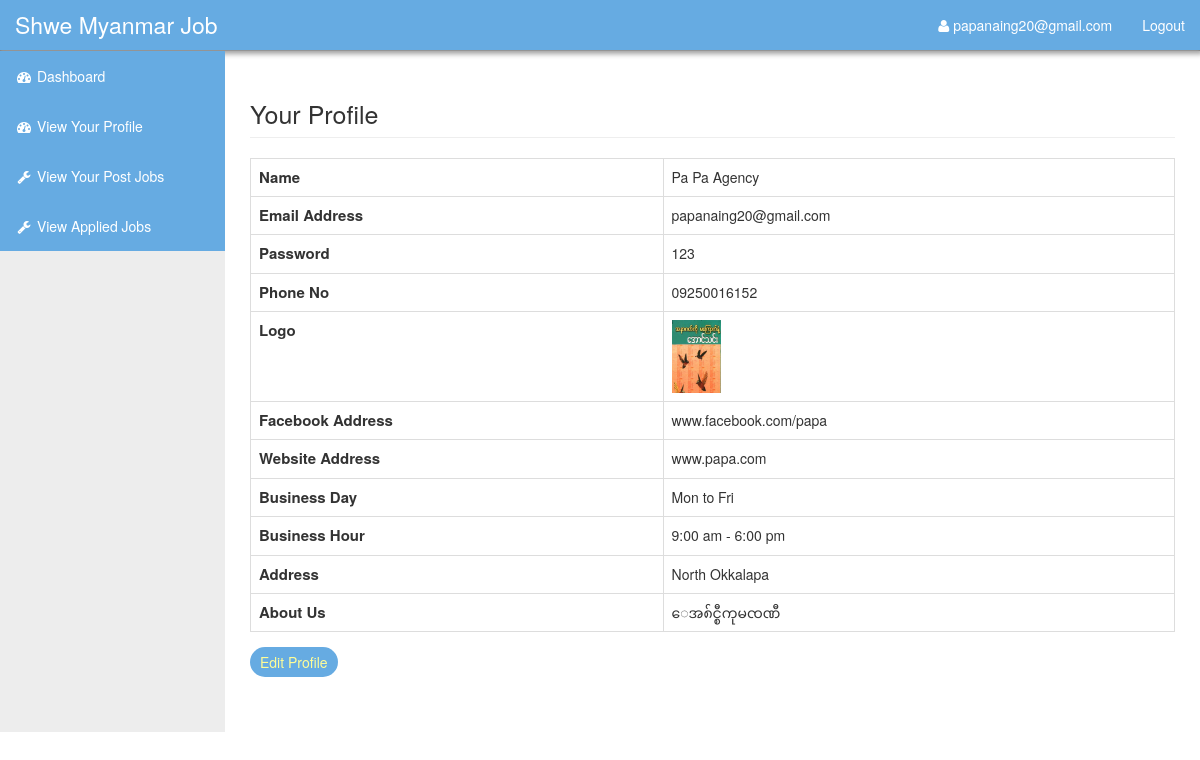
The page /admin/profile.php (signed in) on the database its author committed.
### tables this page shows
CREATE TABLE `agency_info` (
  `agency_id` int(11) NOT NULL,
  `agency_name` varchar(50) NOT NULL,
  `agency_email` varchar(50) NOT NULL,
  `agency_password` varchar(30) NOT NULL,
  `agency_phone` varchar(50) NOT NULL,
  `agency_logo` varchar(50) NOT NULL,
  `agency_facebook_address` varchar(200) NOT NULL,
  `agency_website_address` varchar(100) NOT NULL,
  `agency_business_day` varchar(50) NOT NULL,
  `agency_business_hour` varchar(50) NOT NULL,
  `agency_address` varchar(500) NOT NULL,
  `agency_about` varchar(2000) NOT NULL
);

### admin/profile.php (the view, shortened to what this page needs)
<?php
    if(!isset($_SESSION['emailss'])){
        echo "<div id='login_check'>";
        echo 'Please Sign In';
        echo "<br>";
        echo "<a href='../index.php'>Click to Sign In</a>";
        echo "</div>";
    }
    else {
        $now = time();
        if($now > $_SESSION['expire']){
            session_destroy();
            echo "<div id='login_check'>";
            echo "Your session has expired for 24 hours ";
            echo "<br>";
            echo "<a href='../index.php'>click here to login</a>";
            echo "</div>";
        }
        else{
?>
<?php
   $email = $_SESSION['emailss'];
   $query = "SELECT * FROM agency_info WHERE agency_email='$email'";
   $result = mysql_query($query);
   $row=mysql_fetch_object($result);
   $rid=$row->agency_id;
   $rname=$row->agency_name;
   $remail=$row->agency_email;
   $rpassword=$row->agency_password;
   $rphone=$row->agency_phone;
   $rlogo=$row->agency_logo;
   $rfacebook=$row->agency_facebook_address;
   $rwebsite=$row->agency_website_address;
   $rday=$row->agency_business_day;
   $rhour=$row->agency_business_hour;
   $raddress=$row->agency_address;
   $rabout=$row->agency_about;
?>
<?php include 'includes/admin_header.php';?>
    <div id="wrapper">
        <?php include 'includes/admin_navigation.php'; ?>
        <div id="page-wrapper">
            <div class="container-fluid">
                <div class="row">
                    <div class="col-lg-12">
                        <h1 class="page-header">
                            Your Profile
                        </h1>
                        <table class="table table-bordered table-hover">
                                <tr>
                                    <th>Name</th>
                                    <td><?php echo $rname; ?></td>
                               </tr>
                               <tr>
                                    <th>Email Address</th>
                                    <td><?php echo $remail; ?></td>
                               </tr>
                               <tr>
                                    <th>Password</th>
                                    <td><?php echo $rpassword; ?></td>
                               </tr>
                               <tr>
                                    <th>Phone No</th>
                                    <td><?php echo $rphone; ?></td>
                               </tr>
                               <tr>
                                    <th>Logo</th>
                                    <td><img src="../image/<?php echo $rlogo; ?>"></td>
                               </tr>
                               <tr>
                                    <th>Facebook Address</th>
                                    <td><?php echo $rfacebook; ?></td>
                               </tr>
                               <tr>
                                    <th>Website Address</th>
                                    <td><?php echo $rwebsite; ?></td>
                               </tr>
                               <tr>
                                    <th>Business Day</th>
                                    <td><?php echo $rday; ?></td>
                               </tr>
                               <tr>
                                    <th>Business Hour</th>
                                    <td><?php echo $rhour; ?></td>
                               </tr>
                               <tr>
                                    <th>Address</th>
                                    <td><?php echo $raddress; ?></td>
                               </tr>
                               <tr>
                                    <th>About Us</th>
                                    <td><?php echo $rabout; ?></td>
                               </tr>
                        </table>
                         <a class='new' href='profile-edit.php?edit=<?php echo $rid; ?>'>Edit Profile</a>
                    </div>
                </div>
            </div>
        </div>
    </div>
<?php
    }
}
?>

### admin/includes/admin_header.php (shortened to what this page needs)
<!DOCTYPE html>
<html lang="en">
<head>
    <link href="css/bootstrap.min.css" rel="stylesheet">
    <link href="css/sb-admin.css" rel="stylesheet">
    <link href="font-awesome/css/font-awesome.min.css" rel="stylesheet" type="text/css">
    <link rel="stylesheet" type="text/css" href="css/admin-style.css">
</head>
<body>

### admin/includes/admin_navigation.php (shortened to what this page needs)
<nav class="navbar navbar-inverse navbar-fixed-top" role="navigation">
            <div class="navbar-header">
                <a class="navbar-brand" href="../index.php"> Shwe Myanmar Job</a>
            </div>
            <ul class="nav navbar-right top-nav">
            <li><a href="index.php"></i><i class="fa fa-user"></i> <?php echo $_SESSION['emailss']; ?></a></li>
                <li class="dropdown">
                    <a href="logout.php" class="dropdown-toggle" data-toggle=""> Logout<b class=""></b></a>
                </li>
            </ul>
            <div class="collapse navbar-collapse navbar-ex1-collapse">
                <ul class="nav navbar-nav side-nav">
                    <li class="">
                        <a href="index.php"><i class="fa fa-fw fa-dashboard"></i> Dashboard</a>
                    </li>
                    <li>
                        <a href="profile.php"><i class="fa fa-fw fa-dashboard"></i> View Your Profile</a>
                    </li>
                    <li>
                        <a class='' href="yourjob.php"><i class="fa fa-fw fa-wrench"></i> View Your Post Jobs</a>
                    </li>
                    <li>
                        <a class='' href="viewapplyjob.php"><i class="fa fa-fw fa-wrench"></i> View Applied Jobs</a>
                    </li>
                </ul>
            </div>
        </nav>

### admin/css/sb-admin.css (style rules this page uses)
body { margin-top: 100px; background-color: #222; }
@media (min-width:768px) { body { margin-top: 50px; } }
#wrapper { padding-left: 0; }
#page-wrapper { width: 100%; padding: 0; background-color: #fff; }
@media (min-width:768px) { #wrapper { padding-left: 225px; } }
@media (min-width:768px) { #page-wrapper { padding: 10px; } }
.top-nav { padding: 0 15px; }
.top-nav>li { display: inline-block; float: left; }
.top-nav>li>a { padding-top: 15px; padding-bottom: 15px; line-height: 20px; color: #999; }
@media (min-width:768px) { .side-nav { position: fixed; top: 51px; left: 225px; width: 225px; margin-left: -225px; border: none; border-radius: 0; overflow-y: auto; background-color: #222; } }
@media (min-width:768px) { .side-nav>li>a { width: 225px; } }

### admin/css/admin-style.css (style rules this page uses)
html { background: white; }
.container-fluid { padding-bottom: 5rem; }
.navbar-inverse .navbar-collapse, .navbar-inverse .navbar-form { border-color: #66abe2; background: #66abe2; box-shadow: 0px 1px 5px 3px #a1a1a1; }
.navbar-inverse .navbar-brand { color: #ffe087; font-size: 2.3rem; }
.top-nav>li>a { color: #fff; }
.navbar-inverse .navbar-nav>li>a { color: #ffffff; }
.page-header { font-size: 2.5rem; }
#wrapper { background: #ededed; }
.side-nav { background-color: #66abe2; }
.new { color: #fffd97; text-decoration: none; background: #66abe2; padding: 0.5rem 1rem; border-radius: 15px; transition: 0.3s; }
td img { width: 10%; }
.table-hover th { font-size: 1.5rem; }

### rows shown on the page
agency_info: agency_name "Pa Pa Agency", agency_email "papanaing20@gmail.com", agency_password "123", agency_phone "09250016152", agency_logo (picture), agency_facebook_address "www.facebook.com/papa", agency_website_address "www.papa.com", agency_business_day "Mon to Fri", agency_business_hour "9:00 am - 6:00 pm", agency_address "North Okkalapa", agency_about "ေအ၈်င္စီကုမၸဏီ"

### other values the page prints
$_SESSION['emailss'] "papanaing20@gmail.com"
